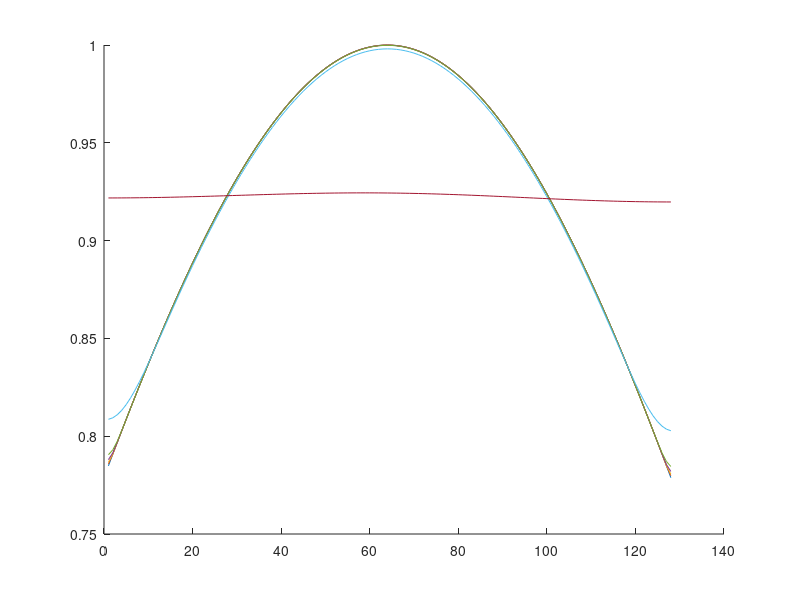
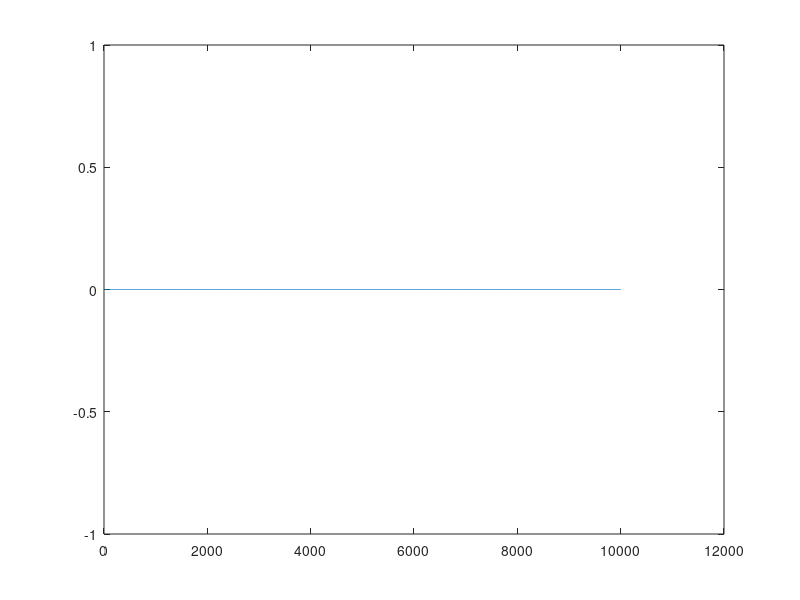
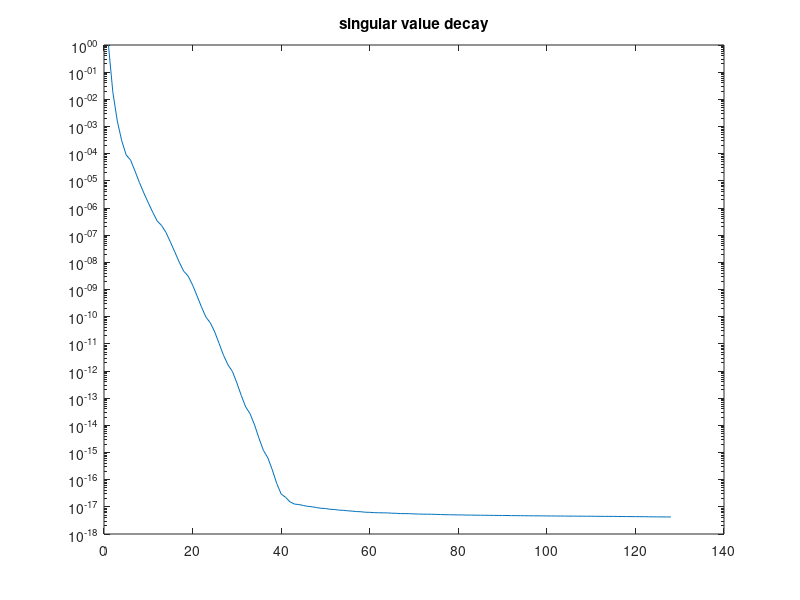
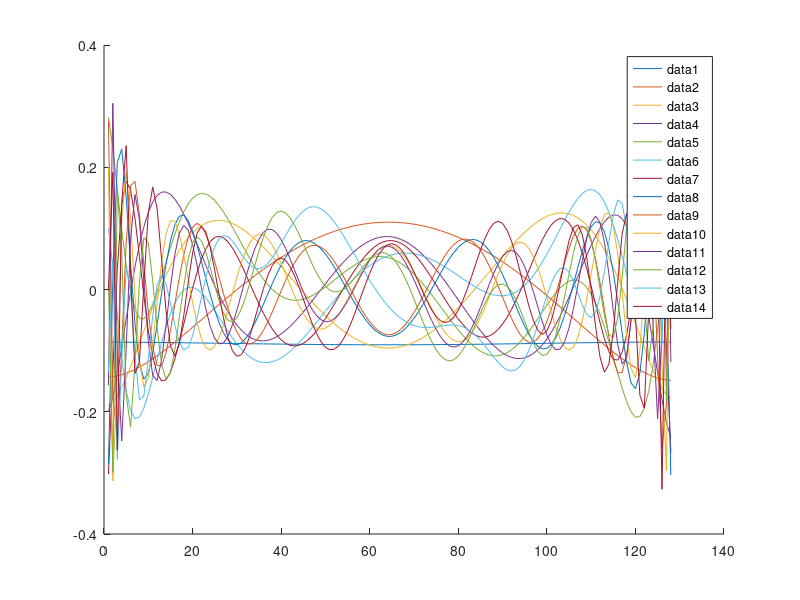

MATLAB code to generate these figures, in order: (Note: this script raises an error after producing the figures.)
clear all;
close all;

rng(1); % for reproducibility

addpath('source/');

N = 128;
% N = 12;
% N = 64;

dx = 1/N;

%% 

dt = 1e-5;
% t_end = 4;
% t_end = 1;
% t_end = 2;
t_end = 0.1;
% t_end = 1*dt;
% t_end = 20*dt;
nt = round(t_end/dt);

is = [1];
Nu = 0;

A1 = diag(ones(N-1,1),-1) -eye(N);
A1 = (A1+A1');

A1(1,1) = -1;
A1(end,end) = -1;
A1 = A1/dx^2;


% % boundary conditions
% BC = eye(N);
% 
% % x(0,t) = u(t)
% A1(1,:) = 0;
% A1(1,1) = -1/dt;
% BC(1,:) = 0;
% 
% % ddxi x(1,t) = 0
% A1(end,end) = -1/dx^2 + 1;



F1 = @(x1) A1*x1;

F1X = @(X) F1(X(:,1));

f = @(x,u) F1(x);

% x0 = zeros(N,1);
xs = (1:N)/N;
x0 = exp(-(xs-.5).^2);
x0 = x0' ;

u_val = @(t) 0;

%% generate ROM basis construction data
X_b = zeros(N,nt+1);
U_b = zeros(1,nt+1);

t = 0;
x = x0;
u = u_val(t);

X_b(:,1) = x0;
U_b(:,1) = u;

for i=1:nt
    x = x + dt*f(x,u);
    t = t + dt;
    u = u_val(t);

    X_b(:,i+1) = x;
    U_b(:,i+1) = u;
end


%% state plots
figure; hold on
plot(X_b(:,1))
plot(X_b(:,2))
plot(X_b(:,3))
plot(X_b(:,5))
plot(X_b(:,10))
plot(X_b(:,100))
plot(X_b(:,end))


%% input signal plots
figure
ts = linspace(0,t_end,t_end/dt);
plot(U_b)

%% construct ROM basis via POD
[V,S,~] = svd(X_b,'econ');
n = 14;
Vn = V(:,1:n);

%% singular value decay
figure
semilogy(diag(S)/S(1,1))
title("singular value decay")

%% plot POD modes
figure; hold on
for i = 1:n
% for i = n:n
    plot(Vn(:,i))
end
legend("show")

%% construct intrusive operators
tA1 = Vn'*A1*Vn;

% n2 = n*(n+1)/2;
% tA2 = zeros(n,n2);
% 
% Jn3 = power2kron(n,3);
% tA3 = precompute_rom_operator(F3X,Vn,3)*Jn3;
% tB = Vn'*B;
% 
% tO = [tB tA1 tA2 tA3];
tO = tA1;


%% generate rank-sufficient snapshot data
tX0_pure = rank_suff_basis(n,is);
U0_pure = [];
XU = blkdiag(U0_pure,tX0_pure);
tX0 = XU(Nu+1:end,:);
U0 = XU(1:Nu,:);

nf = size(XU,2);
tX1 = zeros(n,nf);

%% plot initial conditions

figure
hold on
for i = 1:nf
    plot(Vn*tX0(:,i))
end

%%

% compute time step estimate (3.10)
dt1 = dt_estimate(X_b,U_b,Vn(:,1),dt,is);

for i = 1:nf
    tX1(:,i) = Vn'*single_step(Vn*tX0(:,i),U0(:,i),dt1,f);
end

dot_tX = (tX1-tX0)/dt1;

ns = 1:n;
nn = numel(ns);

% B_errors = zeros(nn,1);
A1_errors = zeros(nn,1);
% A3_errors = zeros(nn,1);

O_errors = zeros(nn,1);
condsD = zeros(nn,1);

h_ROM_state_error = zeros(nn,1);
t_ROM_state_error = zeros(nn,1);

n_is__ = n_is(n,is);
offset = cumsum(n_is__);

for j = 1:nn
% for j = nn:nn
    n_ = ns(j);
    n_is_ = n_is(n_,is);
    nf_ = sum(n_is_)+Nu;

    % ks = [1:p+n_is_(1), p+n_is__(1)+1:p+n_is__(1)+n_is_(2)];
    ks = 1:Nu+n_is_(1);
    for jj = 2:numel(is)
        ks = [ks Nu+offset(jj-1)+(1:n_is_(jj))];
    end

    tX0_ = tX0(1:n_,ks);
    dot_tX_ = dot_tX(1:n_,ks);
    U0_ = U0(:,ks);

    [O,A_inds,B_inds,condD] = opinf(dot_tX_,tX0_,U0_,is,true);

    tO_ = tO(1:n_,ks);

    O_errors(j) = norm(O-tO_,"fro")/norm(tO_,"fro");

    condsD(j) = condD;

    computeROMStateError = true
    % computeROMStateError = false
    if computeROMStateError
        %% compute avg ROM state error
        Vn_ = Vn(:,1:n_);
        % [~,~,un_2] = reduced_coordinates(n_,2);
        % [~,~,un_3] = reduced_coordinates(n_,3);
        % tf = @(tx,u) tO_*[u;tx;uniquepower(tx,2,un_2);uniquepower(tx,3,un_3)];
        tf = @(tx,u) tO_*tx;
        hO_ = O;
        % hf = @(hx,u) hO_*[u;hx;uniquepower(hx,2,un_2);uniquepower(hx,3,un_3)];
        hf = @(hx,u) hO_*hx;

        tX_t = zeros(n_,nt+1);
        hX_t = zeros(n_,nt+1);
        % U_b = zeros(Nu,nt+1);
        t = 0;
        tx = Vn_'*x0;
        hx = Vn_'*x0;
        u = U_b(:,1);

        tX_t(:,1) = tx;
        hX_t(:,1) = hx;
        % U_b(:,1) = u;

        for i=1:nt
            tx = single_step(tx,u,dt,tf);
            hx = single_step(hx,u,dt,hf);

            t = t + dt;
            u = U_b(:,i);

            tX_t(:,i+1) = tx;
            hX_t(:,i+1) = hx;
        end

        t_ROM_state_error(j) = norm(Vn_*tX_t - X_b,"fro")/norm(X_b,"fro");
        h_ROM_state_error(j) = norm(Vn_*hX_t - X_b,"fro")/norm(X_b,"fro");

        t_ROM_state_error(j) - compute_avg_rom_state_error(Vn_'*x0,tf,nt,U_b,X_b,Vn_,dt)
        h_ROM_state_error(j) - compute_avg_rom_state_error(Vn_'*x0,hf,nt,U_b,X_b,Vn_,dt)
    end
end

figure
hold on
semilogy(ns,O_errors,'x-', 'LineWidth', 2,'DisplayName',"O chafee-infante")
ylabel("relative operator error")
xlabel("ROM dimension")
set(gca, 'YScale', 'log')

legend("show")
box on

save("data/data_chafee_infante","O_errors","condsD");

if computeROMStateError
    figure
    hold on
    semilogy(ns,h_ROM_state_error,'x-', 'LineWidth', 2,'DisplayName',"exactOpInf", "MarkerSize",10)
    semilogy(ns,t_ROM_state_error,'+:', 'LineWidth', 2,'DisplayName',"intrusive", "MarkerSize",10)
    ylabel("avg rel error of states","Interpreter","latex", "FontSize",15)
    xlabel("ROM dimension","Interpreter","latex", "FontSize",15)
    set(gca, 'YScale', 'log')
    grid on
    legend("show","Interpreter","latex", "FontSize",12)
    legend("Location","northeast")
    % ylim([1e-17 1e-15])
    box on
    savefig("figures/rom_state_error_chafee_infante.fig")
    exportgraphics(gcf,"figures/rom_state_error_chafee_infante.pdf")
end


% %% FOM solver running for one time step
% function x_1 = single_step(x_0,u_0,dt,f)
%     x_1 = x_0 + dt*f(x_0,u_0);
% end
